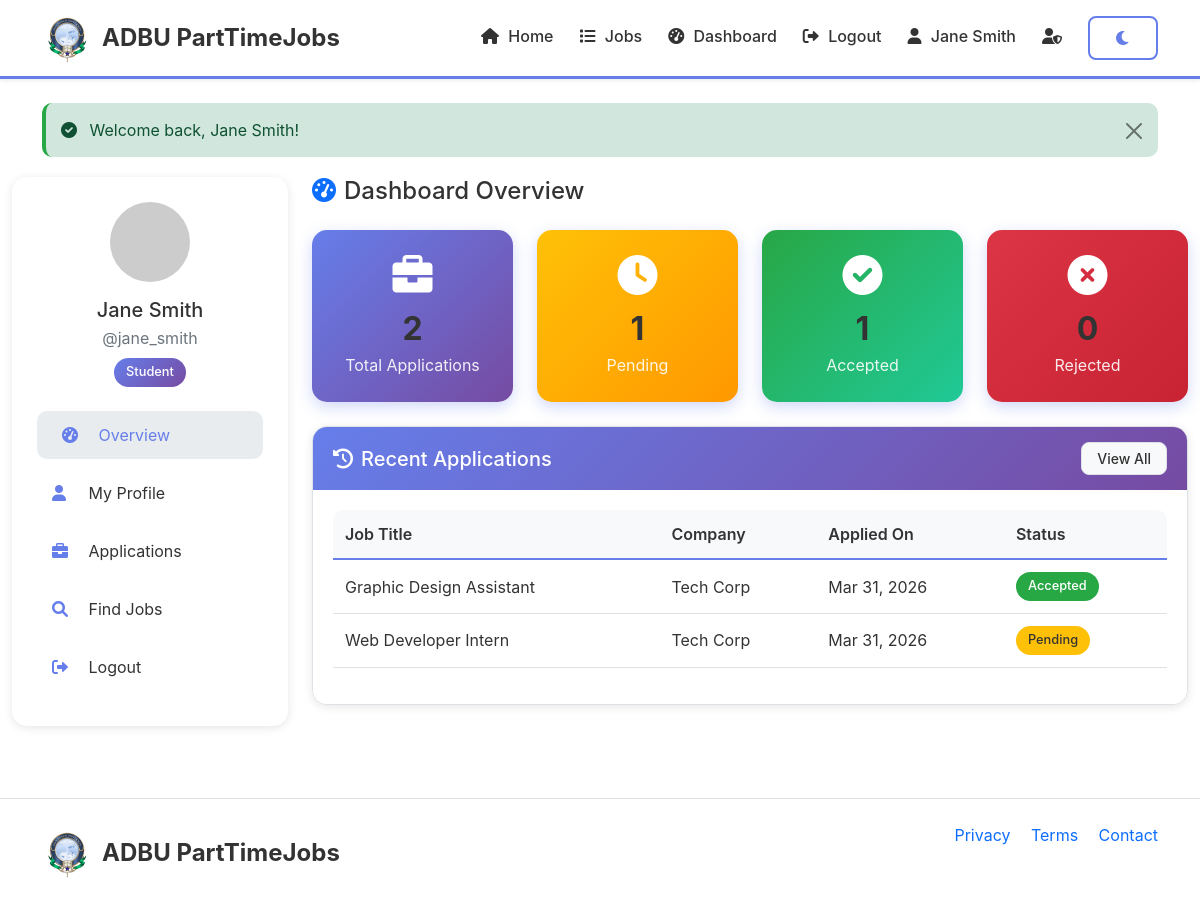
The app's page /pages/user-dashboard.php (signed in) with its own data.
### tables this page shows
CREATE TABLE applications (
    id INT AUTO_INCREMENT PRIMARY KEY,
    job_id INT NOT NULL,
    user_id INT NOT NULL,
    status ENUM('pending', 'accepted', 'rejected') DEFAULT 'pending',
    applied_at TIMESTAMP DEFAULT CURRENT_TIMESTAMP,
    FOREIGN KEY (job_id) REFERENCES jobs(id) ON DELETE CASCADE,
    FOREIGN KEY (user_id) REFERENCES users(id) ON DELETE CASCADE
);

CREATE TABLE jobs (
    id INT AUTO_INCREMENT PRIMARY KEY,
    employer_id INT NOT NULL,
    title VARCHAR(200) NOT NULL,
    company VARCHAR(100),
    description TEXT,
    requirements TEXT,
    location VARCHAR(100),
    salary VARCHAR(50),
    job_type ENUM('remote', 'hybrid', 'onsite') DEFAULT 'onsite',
    category VARCHAR(50),
    posted_at TIMESTAMP DEFAULT CURRENT_TIMESTAMP,
    deadline DATE,
    status ENUM('active', 'closed') DEFAULT 'active',
    FOREIGN KEY (employer_id) REFERENCES users(id) ON DELETE CASCADE
);

### includes/config.php (called while the page is built, shortened)
<?php
function formatDate($date) {
    return date('M d, Y', strtotime($date));
}
?>

### pages/user-dashboard.php (the view, shortened to what this page needs)
<?php
require_once '../includes/config.php';
require_once '../includes/header.php';
$user_id = $_SESSION['user_id'];
$stmt = $conn->prepare("
    SELECT a.*, j.title, j.company, j.location, j.salary, j.job_type
    FROM applications a
    JOIN jobs j ON a.job_id = j.id
    WHERE a.user_id = ?
    ORDER BY a.applied_at DESC
");
$stmt->execute([$user_id]);
$applications = $stmt->fetchAll();
$pending_count = 0;
$accepted_count = 0;
$rejected_count = 0;
foreach($applications as $app) {
    if($app['status'] == 'pending') $pending_count++;
    elseif($app['status'] == 'accepted') $accepted_count++;
    elseif($app['status'] == 'rejected') $rejected_count++;
}
?>
<div class="container-fluid">
    <div class="row">
        <div class="col-md-3">
            <div class="dashboard-sidebar">
                <div class="text-center mb-4">
                    <img src="https://ui-avatars.com/api/?name=<?php echo urlencode($_SESSION['full_name']); ?>&size=100&background=0D6EFD&color=fff"
                         class="rounded-circle mb-3" alt="Profile">
                    <h5 class="mb-1"><?php echo htmlspecialchars($_SESSION['full_name']); ?></h5>
                    <p class="text-muted mb-2">@<?php echo htmlspecialchars($_SESSION['username']); ?></p>
                    <span class="badge bg-primary">Student</span>
                </div>
                <ul class="dashboard-menu">
                    <li><a href="#" class="active" onclick="showSection('overview')"><i class="fas fa-tachometer-alt"></i> Overview</a></li>
                    <li><a href="#" onclick="showSection('profile')"><i class="fas fa-user"></i> My Profile</a></li>
                    <li><a href="#" onclick="showSection('applications')"><i class="fas fa-briefcase"></i> Applications</a></li>
                    <li><a href="job-listing.php"><i class="fas fa-search"></i> Find Jobs</a></li>
                    <li><a href="logout.php"><i class="fas fa-sign-out-alt"></i> Logout</a></li>
                </ul>
            </div>
        </div>
        <div class="col-md-9">
            <div id="overview-section">
                <h4 class="mb-4"><i class="fas fa-tachometer-alt me-2 text-primary"></i>Dashboard Overview</h4>
                <div class="row g-4 mb-4">
                    <div class="col-md-3 col-6">
                        <div class="stat-card">
                            <i class="fas fa-briefcase"></i>
                            <h3><?php echo count($applications); ?></h3>
                            <p>Total Applications</p>
                        </div>
                    </div>
                    <div class="col-md-3 col-6">
                        <div class="stat-card" style="background: linear-gradient(135deg, #ffc107, #ff9800);">
                            <i class="fas fa-clock"></i>
                            <h3><?php echo $pending_count; ?></h3>
                            <p>Pending</p>
                        </div>
                    </div>
                    <div class="col-md-3 col-6">
                        <div class="stat-card" style="background: linear-gradient(135deg, #28a745, #20c997);">
                            <i class="fas fa-check-circle"></i>
                            <h3><?php echo $accepted_count; ?></h3>
                            <p>Accepted</p>
                        </div>
                    </div>
                    <div class="col-md-3 col-6">
                        <div class="stat-card" style="background: linear-gradient(135deg, #dc3545, #c82333);">
                            <i class="fas fa-times-circle"></i>
                            <h3><?php echo $rejected_count; ?></h3>
                            <p>Rejected</p>
                        </div>
                    </div>
                </div>
                <div class="card">
                    <div class="card-header d-flex justify-content-between align-items-center">
                        <h5 class="mb-0"><i class="fas fa-history me-2"></i>Recent Applications</h5>
                        <a href="#" onclick="showSection('applications')" class="btn btn-sm btn-light">View All</a>
                    </div>
                    <div class="card-body">
                        <div class="table-responsive">
                            <table class="table table-hover">
                                <thead>
                                    <tr>
                                        <th>Job Title</th>
                                        <th>Company</th>
                                        <th>Applied On</th>
                                        <th>Status</th>
                                    </tr>
                                </thead>
                                <tbody>
                                    <?php if(empty($applications)): ?>
                                        <tr>
                                            <td colspan="4" class="text-center py-4">
                                                <i class="fas fa-inbox fa-2x text-muted mb-2"></i>
                                                <p class="mb-0">No applications yet</p>
                                                <a href="job-listing.php" class="btn btn-primary btn-sm mt-2">Browse Jobs</a>
                                            </td>
                                        </tr>
                                    <?php else: ?>
                                        <?php foreach(array_slice($applications, 0, 5) as $app): ?>
                                            <tr>
                                                <td><?php echo htmlspecialchars($app['title']); ?></td>
                                                <td><?php echo htmlspecialchars($app['company']); ?></td>
                                                <td><?php echo formatDate($app['applied_at']); ?></td>
                                                <td>
                                                    <?php
                                                    $status_class = [
                                                        'pending' => 'warning',
                                                        'accepted' => 'success',
                                                        'rejected' => 'danger'
                                                    ][$app['status']];
                                                    ?>
                                                    <span class="badge bg-<?php echo $status_class; ?>">
                                                        <?php echo ucfirst($app['status']); ?>
                                                    </span>
                                                </td>
                                            </tr>
                                        <?php endforeach; ?>
                                    <?php endif; ?>
                                </tbody>
                            </table>
                        </div>
                    </div>
                </div>
            </div>
        </div>
    </div>
</div>
<?php require_once '../includes/footer.php'; ?>

### assets/css/style.css (style rules this page uses)
.light-mode { --bg-primary: #ffffff; --bg-secondary: #f8f9fa; --text-primary: #333333; --text-secondary: #6c757d; --card-bg: #ffffff; --border-color: #dee2e6; --input-bg: #ffffff; --input-text: #333333; --navbar-bg: #ffffff; --footer-bg: #f8f9fa; --link-color: #0d6efd; --link-hover: #0b5ed7; --hover-bg: #e9ecef; --shadow: 0 2px 10px rgba(0,0,0,0.1); --primary-gradient: linear-gradient(135deg, #667eea 0%, #764ba2 100%); --success-bg: #d1e7dd; --success-text: #0f5132; --danger-bg: #f8d7da; --danger-text: #842029; --warning-bg: #fff3cd; --warning-text: #856404; --info-bg: #cff4fc; --info-text: #055160; --header-text: #333333; --footer-text: #333333; }
* { margin: 0; padding: 0; box-sizing: border-box; transition: background-color 0.3s ease, color 0.3s ease, border-color 0.3s ease, box-shadow 0.3s ease; }
body { font-family: -apple-system, BlinkMacSystemFont, 'Segoe UI', Roboto, 'Helvetica Neue', Arial, sans-serif; background-color: var(--bg-primary); color: var(--text-primary); min-height: 100vh; display: flex; flex-direction: column; transition: all 0.3s ease; }
h1, h2, h3, h4, h5, h6 { color: var(--header-text) !important; }
.text-muted { color: var(--text-secondary) !important; }
.text-primary { color: var(--link-color) !important; }
a { color: var(--link-color); text-decoration: none; transition: color 0.3s ease; }
.card { background-color: var(--card-bg); border: 1px solid var(--border-color); border-radius: 15px; box-shadow: var(--shadow); margin-bottom: 20px; transition: all 0.3s ease; overflow: hidden; }
.card-header { background: var(--primary-gradient); color: white !important; border-bottom: none; padding: 15px 20px; font-weight: 600; }
.card-header h4, .card-header h5, .card-header h3 { color: white !important; margin: 0; }
.card-header i { margin-right: 8px; color: white; }
.card-body { background-color: var(--card-bg); color: var(--text-primary); padding: 20px; }
.btn { padding: 8px 25px; border-radius: 8px; font-weight: 500; transition: all 0.3s ease; border: none; }
.btn-light { background: var(--bg-secondary); color: var(--text-primary); border: 1px solid var(--border-color); }
.btn-sm { padding: 5px 15px; font-size: 0.875rem; }
.table { color: var(--text-primary); }
.table thead th { background-color: var(--bg-secondary); color: var(--header-text) !important; border-bottom: 2px solid #667eea; font-weight: 600; }
.table tbody tr { background-color: var(--card-bg); }
.table td, .table th { padding: 12px; vertical-align: middle; border-color: var(--border-color); }
.table-responsive { border-radius: 10px; overflow: hidden; }
.badge { padding: 8px 12px; border-radius: 20px; font-weight: 500; font-size: 0.8rem; }
.badge.bg-primary { background: var(--primary-gradient) !important; color: white; }
.badge.bg-success { background: #28a745 !important; color: white; }
.badge.bg-warning { background: #ffc107 !important; color: #333; }
.stat-card { background: var(--primary-gradient); color: white; border-radius: 15px; padding: 25px; text-align: center; box-shadow: 0 5px 15px rgba(102, 126, 234, 0.3); transition: all 0.3s ease; height: 100%; }
.stat-card i { font-size: 2.5rem; margin-bottom: 15px; color: white; }
.stat-card h3 { font-size: 2rem; font-weight: 700; margin-bottom: 5px; color: white; }
.stat-card p { margin: 0; opacity: 0.9; font-size: 1rem; color: white; }
.dashboard-sidebar { background-color: var(--card-bg); border-radius: 15px; padding: 25px; height: 100%; box-shadow: var(--shadow); position: sticky; top: 20px; }
.dashboard-menu { list-style: none; padding: 0; margin: 0; }
.dashboard-menu li { margin-bottom: 10px; }
.dashboard-menu a { display: block; padding: 12px 15px; color: var(--text-primary); text-decoration: none; border-radius: 10px; transition: all 0.3s ease; }
.dashboard-menu a:hover, .dashboard-menu a.active { background: var(--hover-bg); color: #667eea; padding-left: 25px; }
.dashboard-menu i { margin-right: 12px; width: 20px; color: #667eea; }

### includes/header.php (style rules this page uses)
body { visibility: hidden; opacity: 0; transition: opacity 0.2s ease; }
body.theme-ready { visibility: visible; opacity: 1; }

### records on screen
applications: job.title "Graphic Design Assistant", job.company "Tech Corp", applied_at "Mar 31, 2026", status "Accepted"
applications: job.title "Web Developer Intern", job.company "Tech Corp", applied_at "Mar 31, 2026", status "Pending"

### other values on screen
$_SESSION['full_name'] "Jane Smith"
$_SESSION['success'] "Welcome back, Jane Smith!"
$_SESSION['username'] "jane_smith"
count($applications) "2"
$pending_count "1"
$accepted_count "1"
$rejected_count "0"
